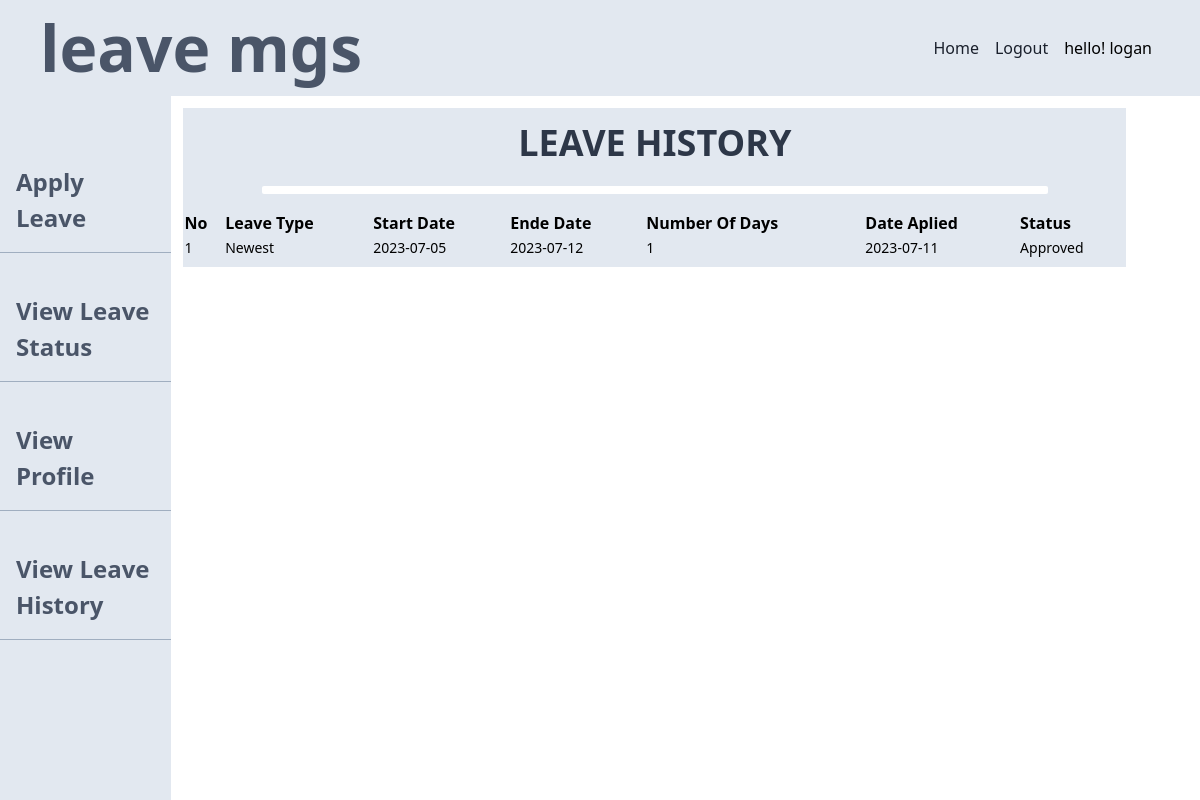
Page /staff/leave_history.php (signed in) on the committed database.
### tables this page shows
CREATE TABLE `leave_requests` (
  `staff_id` varchar(50) NOT NULL,
  `leave_type` varchar(50) NOT NULL,
  `start_date` date NOT NULL,
  `end_date` date NOT NULL,
  `days_requested` int(2) NOT NULL,
  `date_applied` date NOT NULL,
  `leave_status` varchar(30) NOT NULL DEFAULT 'Pending'
);

### staff/leave_history.php (the view, shortened to what this page needs)
<?php
$i = 1;
if($_SESSION['sid'] == session_id() && $_SESSION['user'] == "Staff") {
    $staff_id = $_SESSION['staff_id'];
    $mysqli = new mysqli("localhost", "root", "", "lms");
    $sql = "SELECT * FROM lms.leave_requests WHERE staff_id = '".$staff_id."'";
    $result =$mysqli->query($sql);
    ?>
<!DOCTYPE html>
<html lang="en">
<head>
    <link rel="stylesheet" href="../static/css/index.css">
</head>
<body>
    <div class="w-screen h-screen overflow-hidden">
        <div class="w-full bg-gray-300 items-center flex justify-between px-10 ">
            <div class="text-6xl font-bold text-gray-700"> leave mgs </div>
            <ul class="flex list-none">
                <li class="px-1 mx-1">
                    <a href="#" class="capitalize text-gray-900 hoever:text-gray-700 no-underline"> home</a>
                </li>
                <li class="px-1 mx-1">
                    <a href="#" class="capitalize text-gray-900 hoever:text-gray-700 no-underline"> logout</a>
                </li>
                <li class="px-1 mx-1">
                    hello! logan
                </li>
            </ul>
        </div>
        <div class="grid grid-cols-7">
            <aside class="col-span-1  pt-10 bg-gray-300 h-screen">
                <ul class="flex flex-col ">
                    <li class="w-full py-1 my-3 border-b py-4 px-4  border-gray-500">
                        <a href="#"
                            class=" capitalize text-2xl hover:text-gray-600 font-semibold no-underline text-gray-700">apply
                            leave </a>
                    </li>
                    <li class="w-full py-1 my-3 border-b py-4 px-4  border-gray-500">
                        <a href="#"
                            class=" capitalize text-2xl hover:text-gray-600 font-semibold no-underline text-gray-700">view
                            leave status </a>
                    </li>
                    <li class="w-full py-1 my-3 border-b py-4 px-4  border-gray-500">
                        <a href="./profile.php"
                            class=" capitalize text-2xl hover:text-gray-600 font-semibold no-underline text-gray-700">view
                            profile</a>
                    </li>
                    <li class="w-full py-1 my-3 border-b py-4 px-4  border-gray-500">
                        <a href="#"
                            class=" capitalize text-2xl hover:text-gray-600 font-semibold no-underline text-gray-700">view
                            leave history </a>
                    </li>
                </ul>
            </aside>
            <div class="col-span-6">
                <div class=" bg-gray-300  py-2 w-11/12 m-3">
                    <h1 class="text-4xl font-bold text-gray-800 uppercase text-center"> leave history </h1>
                    <div class=" w-10/12 py-1 mx-auto bg-white my-4 rounded-sm"></div>
                    <table class="w-full">
                        <thead class="py-2">
                            <tr class="border-b-1 border-gray-500">
                                <th class="capitalize text-left">no</th>
                                <th class="capitalize text-left">leave type</th>
                                <th class="capitalize text-left">start date</th>
                                <th class="capitalize text-left"> ende date</th>
                                <th class="capitalize text-left"> number of days</th>
                                <th class="capitalize text-left"> date aplied</th>
                                <th class="capitalize text-left"> status</th>
                            </tr>
                        </thead>
                        <tbody>
                            <?php
                                while ($row=$result->fetch_array(MYSQLI_ASSOC)) {
                                    $leave_type = $row['leave_type'];
                                    $start_date = $row['start_date'];
                                    $end_date = $row['end_date'];
                                    $no_of_days = $row['days_requested'];
                                    $date_applied = $row['date_applied'];
                                    $status = $row['leave_status'];
                                    echo "
                                    <tr>
                                    <td class='text-sm'> ".$i." </td>
                                    <td class='text-sm'> ".$leave_type." </td>
                                    <td class='text-sm'>".$start_date."</td>
                                    <td class='text-sm'> ".$end_date." </td>
                                    <td class='text-sm'> ".$no_of_days." </td>
                                    <td class='text-sm'> ".$date_applied." </td>
                                    <td class='text-sm'> ".$status." </td>
                                </tr>";
                                    $i++;
                                }
    ?>
                        </tbody>
                    </table>
                </div>
            </div>
        </div>
    </div>
</body>
</html>
<?php
} else {
    header("Location: ../index.html");
}
?>

### rows in the picture
leave_requests: leave_type "Newest", start_date "2023-07-05", end_date "2023-07-12", days_requested "1", date_applied "2023-07-11", leave_status "Approved"
